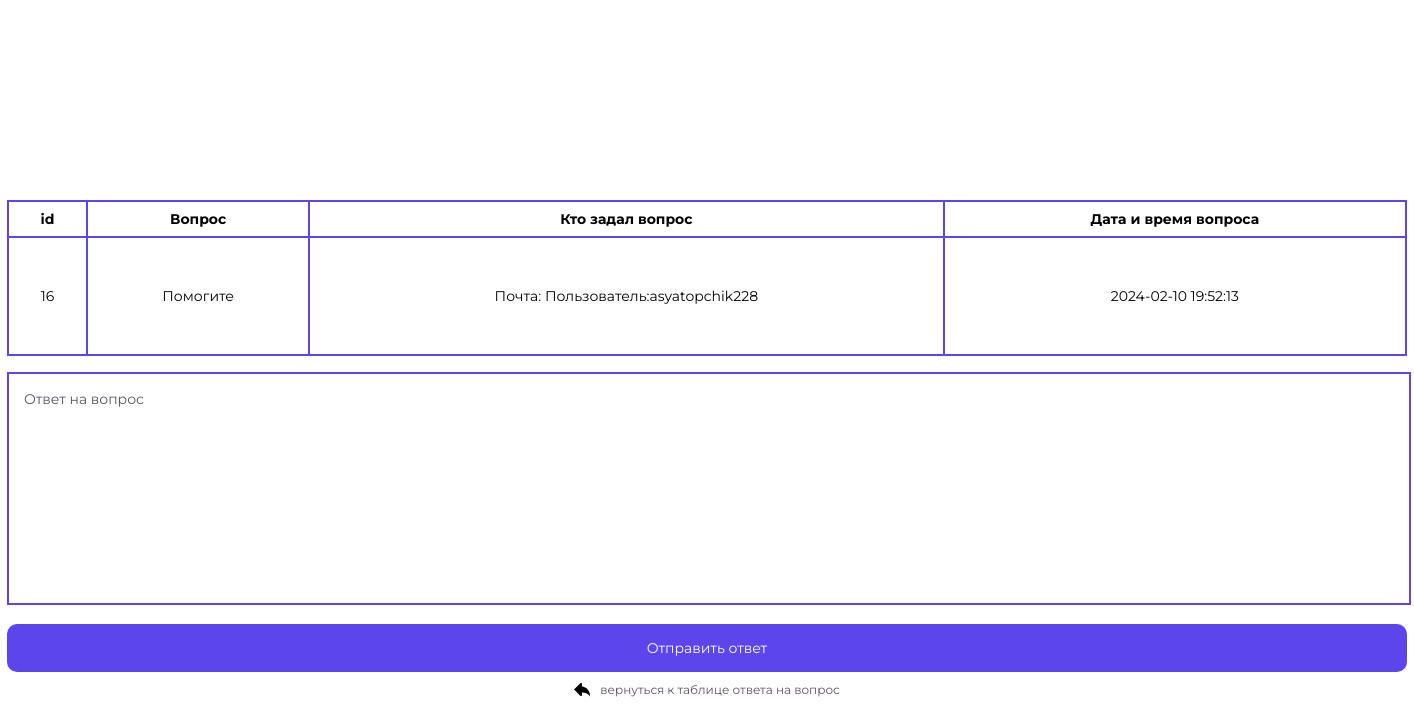
The app's page /answer_page.php?id=16 with its own data.
### tables this page shows
CREATE TABLE `question` (
  `id_question` int(11) NOT NULL,
  `question_text` text NOT NULL,
  `answer` varchar(600) DEFAULT NULL,
  `email` varchar(80) NOT NULL,
  `qtime` datetime NOT NULL,
  `question_status` varchar(100) DEFAULT NULL,
  `id_user` int(11) NOT NULL
);

CREATE TABLE `user` (
  `id_user` int(11) NOT NULL,
  `login` varchar(50) NOT NULL,
  `profile_photo` varchar(100) DEFAULT NULL,
  `email` varchar(80) NOT NULL,
  `password` varchar(70) NOT NULL,
  `surname` varchar(80) DEFAULT NULL,
  `uname` varchar(80) DEFAULT NULL,
  `middlename` varchar(80) DEFAULT NULL,
  `ugroup` varchar(20) DEFAULT NULL,
  `specialization` varchar(10) DEFAULT NULL,
  `qualification` varchar(15) DEFAULT NULL,
  `course` varchar(1) DEFAULT NULL,
  `telephone` varchar(20) DEFAULT NULL,
  `job_title` varchar(25) DEFAULT NULL,
  `id_role` int(11) DEFAULT NULL,
  `reset_token` varchar(85) DEFAULT NULL,
  `reset_requested_at` datetime DEFAULT NULL
);

### answer_page.php (the view, shortened to what this page needs)
<?php
include "./php_connect/connect.php";
?>
<!DOCTYPE html>
<html lang="ru">
<head>
    <link rel="stylesheet" href="./scss/main.css">
</head>
<body>
    <div class="container_answer">
        <?php
        if (isset($_GET['id'])) {
            $questionId = $_GET['id'];
            $query = "SELECT question.*, user.login, question.email, question.qtime
              FROM question
              JOIN user ON question.id_user = user.id_user
              WHERE question.id_question = $questionId";
            $result = mysqli_query($connect, $query);
            $question = mysqli_fetch_assoc($result);
        ?>
            <table class="profile_admin_margin">
                <tr>
                    <th>id</th>
                    <th>Вопрос</th>
                    <th>Кто задал вопрос</th>
                    <th>Дата и время вопроса</th>
                </tr>
            <?php
            echo "<form action=\"./php_handler/answer_handler.php\" method=\"post\">";
            echo "<tr>";
            echo "<td class=\"td_id\">" . $question['id_question'] . "</td>";
            echo "<td class=\"td_question\">" . $question['question_text'] . "</td>";
            echo "<td class=\"td_email\">Почта: " . $question['email'] . " Пользователь:" . $question['login'] . "</td>";
            echo "<td class=\"td_email\">" . $question['qtime'] . "</td>";
            echo "</tr>";
            echo "</table>";
            echo "<textarea required class=\"textarea_answer\" placeholder=\"Ответ на вопрос\" name=\"answer\" rows=\"4\" cols=\"50\"></textarea><br>";
            echo "<input type=\"submit\" value=\"Отправить ответ\" class=\"submit_answer\">";
        } else {
            echo "Идентификатор вопроса не указан";
        }
            ?>
            <a href="./admin/profile_admin.php" class="reset-pass-text back_to_main margin_auto">
                вернуться к таблице ответа на вопрос</a>
    </div>
</body>
</html>

### scss/main.css (style rules this page uses)
* { padding: 0px; margin: 0px; }
textarea { border: 2px solid #EBEBEB; resize: none; width: 360px; height: 135px; border-radius: 10px; background: #EBEBEB; color: #5C545F; font-family: Montserrat; font-size: 14px; font-weight: 400; padding: 10px 15px 0 15px; }
textarea::placeholder { color: #5C545F; font-family: Montserrat; font-size: 14px; font-weight: 400; line-height: 30px; }
.reset-pass-text { font-size: 12px; color: #5C545F; font-family: Montserrat; text-decoration: none; text-align: center; display: flex; justify-content: center; align-items: center; width: 394px; }
.back_to_main { margin: 25px 0 0 0; }
.back_to_main > svg { margin-right: 10px; }
table { border-collapse: collapse; width: 1400px; }
th, td { border: 2px solid #5C45EA; padding: 8px; text-align: center; }
td { font-family: Montserrat; font-weight: 400; font-size: 14px; color: #000; }
th { font-family: Montserrat; font-weight: 700; font-size: 14px; text-align: center; color: #000; }
.td_id { max-width: 100px; overflow: scroll; }
.td_question { max-width: 300px; overflow: scroll; height: 100px; }
.td_email { max-width: 238px; overflow: scroll; }
.container_answer { max-width: 1400px; width: 100%; margin: 0 auto; }
.textarea_answer { width: 1370px; border-radius: 0; border: 2px solid #5C45EA; background: white; height: 219px; }
.profile_admin_margin { margin: 200px 0 16px 0; }
.submit_answer { padding: 15px 520px; color: #FFF; font-size: 14px; border-radius: 10px; background: #5C45EA; margin: 15px 0 10px 0; display: flex; width: 100%; justify-content: center; transition: 0.3s ease-in-out; border: none; font-family: Montserrat; }
.margin_auto { margin: 0 auto; }

### records on screen
question: id_question "16", question_text "Помогите", id_user.login "asyatopchik228", qtime "2024-02-10 19:52:13"
